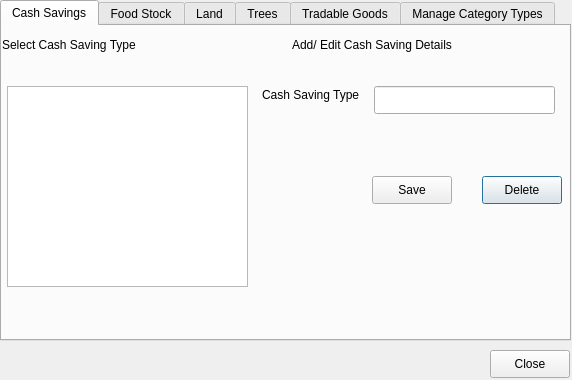
<?xml version="1.0" encoding="UTF-8"?>
<ui version="4.0">
 <class>ManageAssetDetails</class>
 <widget class="QDialog" name="ManageAssetDetails">
  <property name="geometry">
   <rect>
    <x>0</x>
    <y>0</y>
    <width>572</width>
    <height>380</height>
   </rect>
  </property>
  <property name="minimumSize">
   <size>
    <width>572</width>
    <height>380</height>
   </size>
  </property>
  <property name="windowTitle">
   <string>Manage Asset Details</string>
  </property>
  <widget class="QTabWidget" name="tabWidget">
   <property name="geometry">
    <rect>
     <x>0</x>
     <y>0</y>
     <width>571</width>
     <height>341</height>
    </rect>
   </property>
   <property name="minimumSize">
    <size>
     <width>0</width>
     <height>0</height>
    </size>
   </property>
   <property name="currentIndex">
    <number>0</number>
   </property>
   <widget class="QWidget" name="tabCashSavings">
    <attribute name="title">
     <string>Cash Savings</string>
    </attribute>
    <widget class="QLabel" name="label_23">
     <property name="geometry">
      <rect>
       <x>260</x>
       <y>60</y>
       <width>121</width>
       <height>18</height>
      </rect>
     </property>
     <property name="text">
      <string>Cash Saving Type</string>
     </property>
    </widget>
    <widget class="QPushButton" name="btnCashDelete">
     <property name="geometry">
      <rect>
       <x>480</x>
       <y>150</y>
       <width>80</width>
       <height>28</height>
      </rect>
     </property>
     <property name="text">
      <string>Delete</string>
     </property>
    </widget>
    <widget class="QLineEdit" name="txtSavingCategories">
     <property name="geometry">
      <rect>
       <x>372</x>
       <y>60</y>
       <width>181</width>
       <height>28</height>
      </rect>
     </property>
    </widget>
    <widget class="QLabel" name="label_25">
     <property name="geometry">
      <rect>
       <x>290</x>
       <y>10</y>
       <width>241</width>
       <height>18</height>
      </rect>
     </property>
     <property name="text">
      <string>Add/ Edit Cash Saving Details</string>
     </property>
    </widget>
    <widget class="QLabel" name="label_26">
     <property name="geometry">
      <rect>
       <x>0</x>
       <y>10</y>
       <width>221</width>
       <height>18</height>
      </rect>
     </property>
     <property name="text">
      <string>Select Cash Saving Type</string>
     </property>
    </widget>
    <widget class="QPushButton" name="btnCashSave">
     <property name="geometry">
      <rect>
       <x>370</x>
       <y>150</y>
       <width>80</width>
       <height>28</height>
      </rect>
     </property>
     <property name="text">
      <string>Save</string>
     </property>
    </widget>
    <widget class="QListView" name="savingsListView">
     <property name="geometry">
      <rect>
       <x>5</x>
       <y>60</y>
       <width>241</width>
       <height>201</height>
      </rect>
     </property>
    </widget>
   </widget>
   <widget class="QWidget" name="tabFoodStock">
    <attribute name="title">
     <string>Food Stock</string>
    </attribute>
    <widget class="QListWidget" name="listWidget_2">
     <property name="geometry">
      <rect>
       <x>0</x>
       <y>60</y>
       <width>241</width>
       <height>241</height>
      </rect>
     </property>
    </widget>
    <widget class="QLineEdit" name="lineEdit_2">
     <property name="geometry">
      <rect>
       <x>352</x>
       <y>60</y>
       <width>201</width>
       <height>28</height>
      </rect>
     </property>
    </widget>
    <widget class="QLineEdit" name="lineEdit_3">
     <property name="geometry">
      <rect>
       <x>350</x>
       <y>110</y>
       <width>201</width>
       <height>28</height>
      </rect>
     </property>
    </widget>
    <widget class="QPushButton" name="btnFoodStockSave">
     <property name="geometry">
      <rect>
       <x>350</x>
       <y>240</y>
       <width>80</width>
       <height>28</height>
      </rect>
     </property>
     <property name="text">
      <string>Save</string>
     </property>
    </widget>
    <widget class="QPushButton" name="btnFoodStockDelete">
     <property name="geometry">
      <rect>
       <x>460</x>
       <y>240</y>
       <width>80</width>
       <height>28</height>
      </rect>
     </property>
     <property name="text">
      <string>Delete</string>
     </property>
    </widget>
    <widget class="QLabel" name="label_3">
     <property name="geometry">
      <rect>
       <x>260</x>
       <y>60</y>
       <width>54</width>
       <height>18</height>
      </rect>
     </property>
     <property name="text">
      <string>Type</string>
     </property>
    </widget>
    <widget class="QLabel" name="label_5">
     <property name="geometry">
      <rect>
       <x>260</x>
       <y>120</y>
       <width>54</width>
       <height>18</height>
      </rect>
     </property>
     <property name="text">
      <string>KCalories</string>
     </property>
    </widget>
    <widget class="QLabel" name="label_6">
     <property name="geometry">
      <rect>
       <x>0</x>
       <y>10</y>
       <width>221</width>
       <height>18</height>
      </rect>
     </property>
     <property name="text">
      <string>Select Food Stock Type</string>
     </property>
    </widget>
    <widget class="QLabel" name="label_16">
     <property name="geometry">
      <rect>
       <x>290</x>
       <y>10</y>
       <width>241</width>
       <height>18</height>
      </rect>
     </property>
     <property name="text">
      <string>Add/ Edit Food Stock Details</string>
     </property>
    </widget>
   </widget>
   <widget class="QWidget" name="tabLand">
    <attribute name="title">
     <string>Land</string>
    </attribute>
    <widget class="QLineEdit" name="lineEdit_5">
     <property name="geometry">
      <rect>
       <x>352</x>
       <y>60</y>
       <width>201</width>
       <height>28</height>
      </rect>
     </property>
    </widget>
    <widget class="QPushButton" name="btnLandSave">
     <property name="geometry">
      <rect>
       <x>350</x>
       <y>240</y>
       <width>80</width>
       <height>28</height>
      </rect>
     </property>
     <property name="text">
      <string>Save</string>
     </property>
    </widget>
    <widget class="QLabel" name="label_7">
     <property name="geometry">
      <rect>
       <x>260</x>
       <y>60</y>
       <width>54</width>
       <height>18</height>
      </rect>
     </property>
     <property name="text">
      <string>Type</string>
     </property>
    </widget>
    <widget class="QLabel" name="label_8">
     <property name="geometry">
      <rect>
       <x>260</x>
       <y>120</y>
       <width>91</width>
       <height>18</height>
      </rect>
     </property>
     <property name="text">
      <string>Unit of Measure</string>
     </property>
    </widget>
    <widget class="QListWidget" name="listWidget_3">
     <property name="geometry">
      <rect>
       <x>0</x>
       <y>60</y>
       <width>241</width>
       <height>241</height>
      </rect>
     </property>
    </widget>
    <widget class="QLineEdit" name="lineEdit_6">
     <property name="geometry">
      <rect>
       <x>350</x>
       <y>110</y>
       <width>201</width>
       <height>28</height>
      </rect>
     </property>
    </widget>
    <widget class="QLabel" name="label_17">
     <property name="geometry">
      <rect>
       <x>290</x>
       <y>10</y>
       <width>241</width>
       <height>18</height>
      </rect>
     </property>
     <property name="text">
      <string>Add/ Edit Land Details</string>
     </property>
    </widget>
    <widget class="QPushButton" name="btnLandDelete">
     <property name="geometry">
      <rect>
       <x>460</x>
       <y>240</y>
       <width>80</width>
       <height>28</height>
      </rect>
     </property>
     <property name="text">
      <string>Delete</string>
     </property>
    </widget>
    <widget class="QLabel" name="label_18">
     <property name="geometry">
      <rect>
       <x>0</x>
       <y>10</y>
       <width>221</width>
       <height>18</height>
      </rect>
     </property>
     <property name="text">
      <string>Select Land Type</string>
     </property>
    </widget>
   </widget>
   <widget class="QWidget" name="tabTrees">
    <attribute name="title">
     <string>Trees</string>
    </attribute>
    <widget class="QLabel" name="label_10">
     <property name="geometry">
      <rect>
       <x>260</x>
       <y>60</y>
       <width>54</width>
       <height>18</height>
      </rect>
     </property>
     <property name="text">
      <string>Type</string>
     </property>
    </widget>
    <widget class="QPushButton" name="btTreeDelete">
     <property name="geometry">
      <rect>
       <x>460</x>
       <y>240</y>
       <width>80</width>
       <height>28</height>
      </rect>
     </property>
     <property name="text">
      <string>Delete</string>
     </property>
    </widget>
    <widget class="QLineEdit" name="lineEdit_8">
     <property name="geometry">
      <rect>
       <x>352</x>
       <y>60</y>
       <width>201</width>
       <height>28</height>
      </rect>
     </property>
    </widget>
    <widget class="QLabel" name="label_19">
     <property name="geometry">
      <rect>
       <x>290</x>
       <y>10</y>
       <width>241</width>
       <height>18</height>
      </rect>
     </property>
     <property name="text">
      <string>Add/ Edit Tree Details</string>
     </property>
    </widget>
    <widget class="QListWidget" name="listWidget_4">
     <property name="geometry">
      <rect>
       <x>0</x>
       <y>60</y>
       <width>241</width>
       <height>241</height>
      </rect>
     </property>
    </widget>
    <widget class="QLineEdit" name="lineEdit_10">
     <property name="geometry">
      <rect>
       <x>350</x>
       <y>110</y>
       <width>201</width>
       <height>28</height>
      </rect>
     </property>
    </widget>
    <widget class="QLabel" name="label_20">
     <property name="geometry">
      <rect>
       <x>0</x>
       <y>10</y>
       <width>221</width>
       <height>18</height>
      </rect>
     </property>
     <property name="text">
      <string>Select Tree Type</string>
     </property>
    </widget>
    <widget class="QLabel" name="label_12">
     <property name="geometry">
      <rect>
       <x>260</x>
       <y>120</y>
       <width>91</width>
       <height>18</height>
      </rect>
     </property>
     <property name="text">
      <string>Unit of Measure</string>
     </property>
    </widget>
    <widget class="QPushButton" name="btnTreeSave">
     <property name="geometry">
      <rect>
       <x>350</x>
       <y>240</y>
       <width>80</width>
       <height>28</height>
      </rect>
     </property>
     <property name="text">
      <string>Save</string>
     </property>
    </widget>
   </widget>
   <widget class="QWidget" name="tabOtherTradableGoods">
    <attribute name="title">
     <string>Tradable Goods</string>
    </attribute>
    <widget class="QLabel" name="label_13">
     <property name="geometry">
      <rect>
       <x>260</x>
       <y>60</y>
       <width>54</width>
       <height>18</height>
      </rect>
     </property>
     <property name="text">
      <string>Type</string>
     </property>
    </widget>
    <widget class="QPushButton" name="btnTGoodDelete">
     <property name="geometry">
      <rect>
       <x>460</x>
       <y>240</y>
       <width>80</width>
       <height>28</height>
      </rect>
     </property>
     <property name="text">
      <string>Delete</string>
     </property>
    </widget>
    <widget class="QLineEdit" name="txtTGoodType">
     <property name="geometry">
      <rect>
       <x>352</x>
       <y>60</y>
       <width>201</width>
       <height>28</height>
      </rect>
     </property>
    </widget>
    <widget class="QLabel" name="label_21">
     <property name="geometry">
      <rect>
       <x>290</x>
       <y>10</y>
       <width>241</width>
       <height>18</height>
      </rect>
     </property>
     <property name="text">
      <string>Add/ Edit Good Details</string>
     </property>
    </widget>
    <widget class="QLineEdit" name="txtTGoodMUnit">
     <property name="geometry">
      <rect>
       <x>350</x>
       <y>110</y>
       <width>201</width>
       <height>28</height>
      </rect>
     </property>
    </widget>
    <widget class="QLabel" name="label_22">
     <property name="geometry">
      <rect>
       <x>10</x>
       <y>10</y>
       <width>221</width>
       <height>18</height>
      </rect>
     </property>
     <property name="text">
      <string>Select Good</string>
     </property>
    </widget>
    <widget class="QLabel" name="label_15">
     <property name="geometry">
      <rect>
       <x>260</x>
       <y>120</y>
       <width>91</width>
       <height>18</height>
      </rect>
     </property>
     <property name="text">
      <string>Unit of Measure</string>
     </property>
    </widget>
    <widget class="QPushButton" name="btnTGoodSave">
     <property name="geometry">
      <rect>
       <x>350</x>
       <y>240</y>
       <width>80</width>
       <height>28</height>
      </rect>
     </property>
     <property name="text">
      <string>Save</string>
     </property>
    </widget>
    <widget class="QListView" name="listView_2">
     <property name="geometry">
      <rect>
       <x>0</x>
       <y>60</y>
       <width>241</width>
       <height>231</height>
      </rect>
     </property>
    </widget>
   </widget>
   <widget class="QWidget" name="tabAssetsGeneral">
    <attribute name="title">
     <string>Manage Category Types</string>
    </attribute>
    <widget class="QLineEdit" name="txtAssetCategories">
     <property name="geometry">
      <rect>
       <x>280</x>
       <y>40</y>
       <width>281</width>
       <height>28</height>
      </rect>
     </property>
    </widget>
    <widget class="QPushButton" name="btnCatSave">
     <property name="geometry">
      <rect>
       <x>280</x>
       <y>120</y>
       <width>80</width>
       <height>28</height>
      </rect>
     </property>
     <property name="text">
      <string>Save</string>
     </property>
    </widget>
    <widget class="QPushButton" name="btnCatDelete">
     <property name="geometry">
      <rect>
       <x>480</x>
       <y>120</y>
       <width>80</width>
       <height>28</height>
      </rect>
     </property>
     <property name="text">
      <string>Delete</string>
     </property>
    </widget>
    <widget class="QLabel" name="label">
     <property name="geometry">
      <rect>
       <x>10</x>
       <y>10</y>
       <width>271</width>
       <height>18</height>
      </rect>
     </property>
     <property name="text">
      <string>Existing Asset Categories</string>
     </property>
    </widget>
    <widget class="QLabel" name="label_2">
     <property name="geometry">
      <rect>
       <x>280</x>
       <y>10</y>
       <width>251</width>
       <height>18</height>
      </rect>
     </property>
     <property name="text">
      <string>Add/Edit Asset Category</string>
     </property>
    </widget>
    <widget class="QListView" name="categoriesListView">
     <property name="geometry">
      <rect>
       <x>10</x>
       <y>40</y>
       <width>256</width>
       <height>261</height>
      </rect>
     </property>
    </widget>
   </widget>
  </widget>
  <widget class="QPushButton" name="btnAssetsClose">
   <property name="geometry">
    <rect>
     <x>490</x>
     <y>350</y>
     <width>80</width>
     <height>28</height>
    </rect>
   </property>
   <property name="text">
    <string>Close</string>
   </property>
  </widget>
 </widget>
 <resources/>
 <connections/>
</ui>
